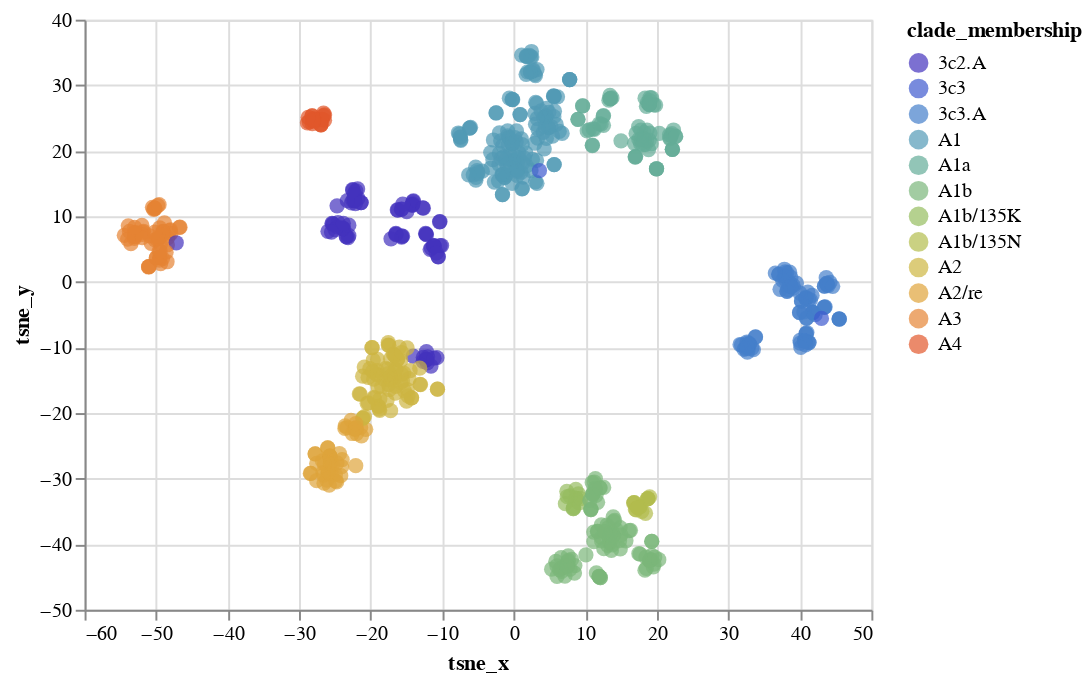

The code cell stored with this chart in its notebook:
### Code cell
domain =  sorted(merged_tsne_df_ha["clade_membership"].drop_duplicates().values)
if -1 in domain:
    range_ = ["#999999"] + colors[len(domain)-1:len(domain)].dropna(axis=1).values.tolist()[0]
else: 
    range_ = colors[len(domain):len(domain)+1].dropna(axis=1).values.tolist()[0]
scatterplot_with_tooltip_interactive(merged_tsne_df_ha,'tsne_x','tsne_y','tsne_x','tsne_y',['strain', "clade_membership"],'clade_membership:N', domain, range_)

### Figure 1 — Vega-Lite specification as saved in the notebook (floating-point values rounded to 4 significant figures; data arrays with more than 128 entries replaced by an {"elided": "..."} marker saying what was removed)
{"config": {"view": {"continuousWidth": 400, "continuousHeight": 300}}, "data": {"name": "data-c9dba8fa07f3da9a2dd5d157d720e190"}, "mark": {"type": "circle", "size": 60}, "encoding": {"color": {"type": "nominal", "field": "clade_membership", "scale": {"domain": ["3c2.A", "3c3", "3c3.A", "A1", "A1a", "A1b", "A1b/135K", "A1b/135N", "A2", "A2/re", "A3", "A4"], "range": ["#4433BE", "#3E5ACF", "#457FCB", "#529AB6", "#64AD98", "#7BB77A", "#96BD60", "#B3BD4D", "#CDB642", "#DFA43B", "#E68434", "#E2582C", "#DB2823"]}}, "tooltip": [{"type": "nominal", "field": "strain"}, {"type": "nominal", "field": "clade_membership"}], "x": {"type": "quantitative", "field": "tsne_x", "title": "tsne_x"}, "y": {"type": "quantitative", "field": "tsne_y", "title": "tsne_y"}}, "selection": {"selector031": {"type": "interval", "bind": "scales", "encodings": ["x", "y"]}}, "$schema": "https://vega.github.io/schema/vega-lite/v4.8.1.json", "datasets": {"data-c9dba8fa07f3da9a2dd5d157d720e190": {"elided": "744 records"}}}
